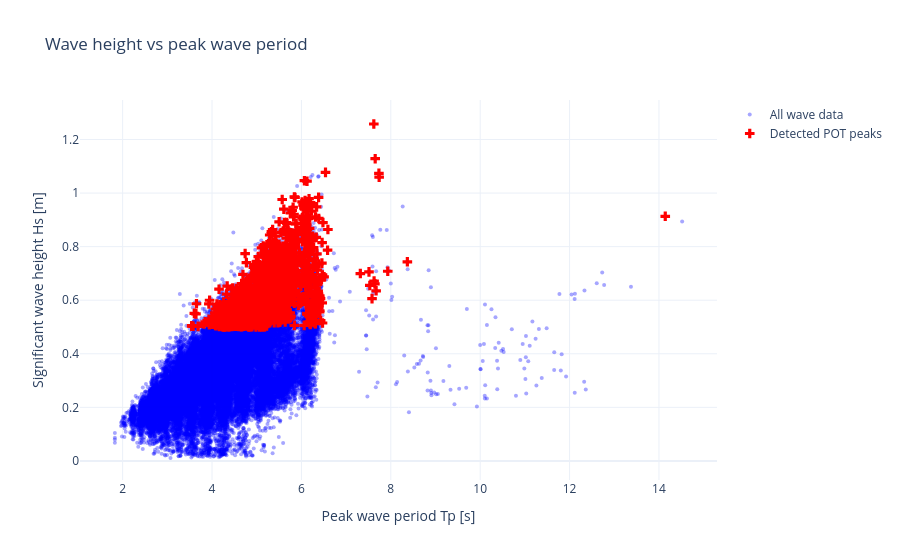

Notebook source saved alongside this figure:
### Code cell
# ============================================================
# SCATTERPLOT: PERIOD VS WAVE HEIGHT
# Full dataset + detected POT peaks
# ============================================================

import plotly.graph_objects as go

# Use the correct period column
period_series = wave_data["Peak_period"]

fig = go.Figure()

# All wave data points
fig.add_trace(go.Scatter(
    x=period_series,
    y=time_series,
    mode="markers",
    marker=dict(
        size=4,
        opacity=0.35,
        color="blue"
    ),
    name="All wave data"
))

# POT peaks with corresponding period at the same index/timestamp
fig.add_trace(go.Scatter(
    x=period_series.iloc[indices],
    y=pot_maxima.values,
    mode="markers",
    marker=dict(
        size=8,
        color="red",
        symbol="cross"
    ),
    name="Detected POT peaks"
))

fig.update_layout(
    title="Wave height vs peak wave period",
    xaxis_title="Peak wave period Tp [s]",
    yaxis_title="Significant wave height Hs [m]",
    template="plotly_white"
)

fig.show()

### Figure 1 — Plotly figure (JSON) as saved in the notebook; plotly's stock layout.template omitted (floating-point values rounded to 4 significant figures; data arrays with more than 128 entries replaced by an {"elided": "..."} marker saying what was removed)
{"data": [{"marker": {"color": "blue", "opacity": 0.35, "size": 4}, "mode": "markers", "name": "All wave data", "type": "scatter", "x": {"elided": "43832 float values"}, "y": {"elided": "43832 float values"}}, {"marker": {"color": "red", "size": 8, "symbol": "cross"}, "mode": "markers", "name": "Detected POT peaks", "type": "scatter", "x": {"elided": "1457 float values"}, "y": {"elided": "1457 float values"}}], "layout": {"title": {"text": "Wave height vs peak wave period"}, "xaxis": {"title": {"text": "Peak wave period Tp [s]"}}, "yaxis": {"title": {"text": "Significant wave height Hs [m]"}}}}
